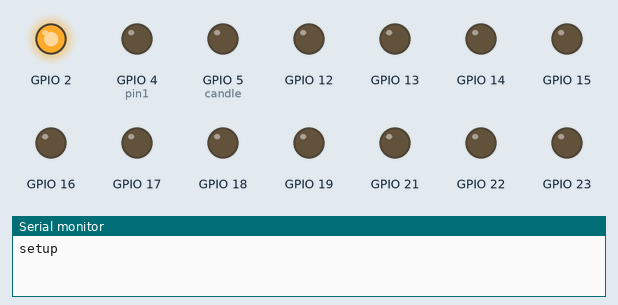
The program below on a simulated ESP32. Shown: output pins drawn as LEDs (lit = HIGH), the last lines printed to the serial monitor. WiFi joins after 1.5 s; servers stay silent unless stated; network time is answered at once with the bench clock; the local clock reads 2024-03-15 10:24:30 at power-on unless the program sets it; random numbers use the default seed unless the program sets one.

Above: at 0.1 s.
At 4.45 s:
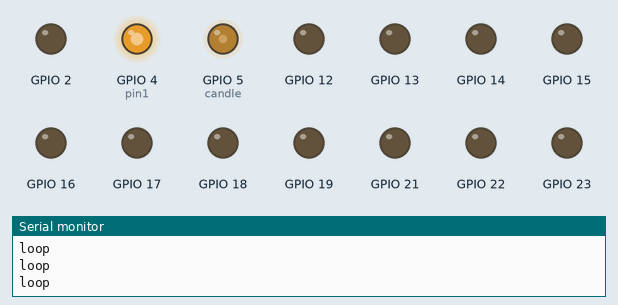
At 9.17 s:
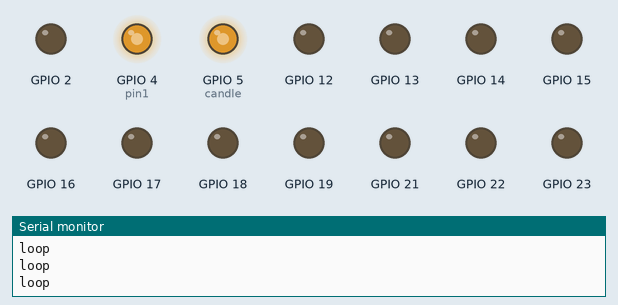
At 19.73 s:
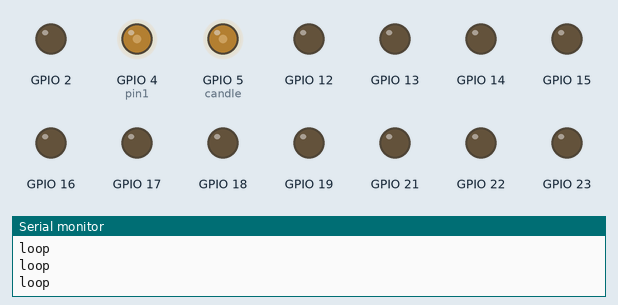
At 29.21 s:
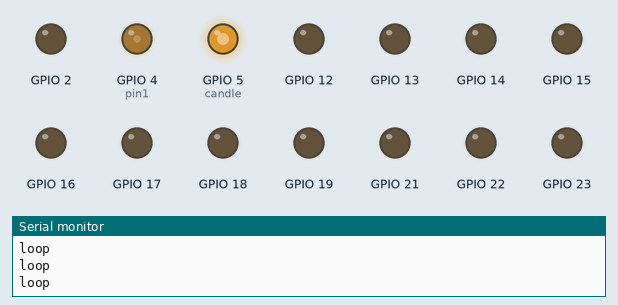
At 39.6 s:
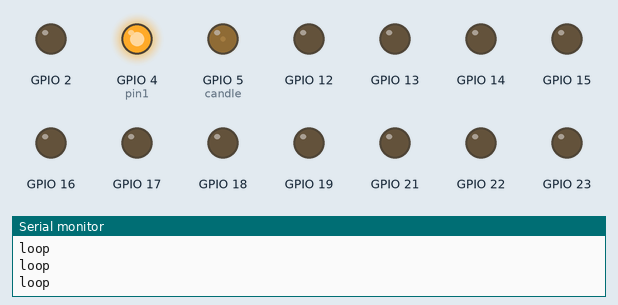
Timing chart, 0 to 40.0 s (numbered marks = the images above):
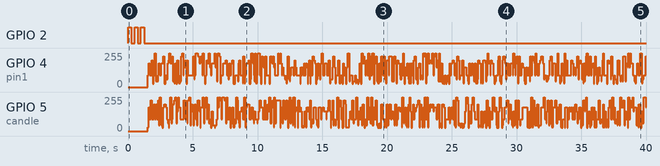

The program:

main.cpp
```cpp
#include <Arduino.h>
#include <WiFi.h>
#include "config.h"
#include <WiFiUdp.h>
#include <NTPClient.h>

struct flame{
  byte pin1;
  byte pin2;
};

byte flicker[] = {180, 30, 89, 23, 255, 200, 90, 150, 60, 230, 180, 45, 90};
flame candle[] = {
  {.pin1 = GPIO_NUM_4, .pin2 = GPIO_NUM_5}
};
byte flickerSize = sizeof(flicker);
byte current = 0;
WiFiUDP ntpUDP;
NTPClient timeClient(ntpUDP);

void setup() {
  Serial.begin(115200);
  Serial.println("setup");
  WiFi.begin(SSID, PASSWORD);
  pinMode(GPIO_NUM_2, OUTPUT);
  while(WiFi.status() != WL_CONNECTED)
  {
    digitalWrite(GPIO_NUM_2, 1);
    delay(250);
    digitalWrite(GPIO_NUM_2, 0);
    delay(250);
  }
  digitalWrite(GPIO_NUM_2, 0);
  // 1
  pinMode(candle[0].pin1, OUTPUT);
  pinMode(candle[0].pin2, OUTPUT);
  // 2
  pinMode(GPIO_NUM_15, OUTPUT);
  pinMode(GPIO_NUM_16, OUTPUT);
  // 3
  pinMode(GPIO_NUM_17, OUTPUT);
  pinMode(GPIO_NUM_18, OUTPUT);
  // 4
  pinMode(GPIO_NUM_19, OUTPUT);
  pinMode(GPIO_NUM_21, OUTPUT);
  // 5
  pinMode(GPIO_NUM_22, OUTPUT);
  pinMode(GPIO_NUM_23, OUTPUT);
  // 6
  pinMode(GPIO_NUM_13, OUTPUT);
  pinMode(GPIO_NUM_12, OUTPUT);
  // 7
  pinMode(GPIO_NUM_14, OUTPUT);
  pinMode(GPIO_NUM_27, OUTPUT);
  pinMode(GPIO_NUM_26, OUTPUT);

  pinMode(GPIO_NUM_25, OUTPUT);
  pinMode(GPIO_NUM_33, OUTPUT);
  pinMode(GPIO_NUM_32, OUTPUT);
  //pinMode(5, OUTPUT);
  //digitalWrite(LED_BUILTIN, 0);
  timeClient.begin();
  timeClient.update();
  randomSeed(timeClient.getEpochTime());
  timeClient.end();
  WiFi.disconnect(true);
}

void loop() {
  Serial.println("loop");
  // put your main code here, to run repeatedly:
  auto i = random(0, flickerSize);
  analogWrite(candle[0].pin1, flicker[i]);
  i = random(0, flickerSize);
  analogWrite(candle[0].pin2, flicker[i]);
  //analogWrite(5, flicker[i]);
  delay(random(50, 100));
}
```

config.example.h
```cpp
#define SSID "SSID"
#define PASSWORD "Passwd"
```
